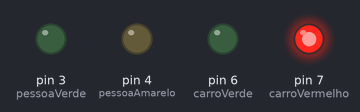
A sketch run on a simulated Arduino Uno, built with avr-gcc and run on an emulated ATmega328P. Shown: output pins drawn as LEDs (lit = HIGH).

Above: at 2.0 s.
At 6.5 s:
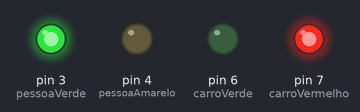
At 14.2 s:
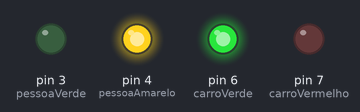
At 18.2 s:
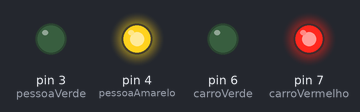
Timing chart, 0 to 21.1 s (numbered marks = the images above):
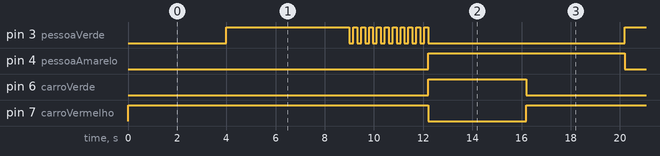

The sketch:

Semaforos.ino
```cpp
int carroVermelho = 7;
int carroVerde = 6;

int pessoaVerde = 3;
int pessoaAmarelo = 4;

int tempoAtravessando = 5000;
unsigned long mudaTempo;

void setup() {
   mudaTempo = millis();

  pinMode(carroVermelho, OUTPUT);
  pinMode(pessoaAmarelo, OUTPUT);
  pinMode(carroVerde, OUTPUT);
  pinMode(pessoaVerde, OUTPUT);


  //digitalWrite(carroVerde, HIGH);
  //digitalWrite(pessoaAmarelo, HIGH);
  //digitalWrite(carroVermelho, LOW);
  //digitalWrite(pessoaVerde, LOW);
  Serial.begin(9600);

}

void loop() {
  digitalWrite(carroVerde, LOW);    // A luz verde é desligada
  digitalWrite(carroVermelho, HIGH); // A luz amarela vai ligar por 4 segundos
  delay(4000);

 // digitalWrite(carroVermelho, HIGH); // A luz vermelha vai ligar por 5 segundos

  digitalWrite(pessoaAmarelo, LOW);
  digitalWrite(pessoaVerde, HIGH);
  delay(tempoAtravessando);

  for (int x=0; x<10; x++) {
    digitalWrite(pessoaVerde, LOW);
    delay(160);
    digitalWrite(pessoaVerde, HIGH);
    delay(160);
  }
  digitalWrite(pessoaVerde, LOW);
  digitalWrite(carroVermelho, LOW);
  digitalWrite(pessoaAmarelo, HIGH);
  digitalWrite(carroVerde, HIGH);
 delay(4000);
  mudaTempo = millis();

}
```

Measured:
- by itself, pin 3 (pessoaVerde): repeats every 16.2 s: 10 × (LOW 0.16 s, HIGH 0.16 s), LOW 8.0 s, HIGH 5.0 s
- by itself, pin 4 (pessoaAmarelo): alternates HIGH for 8.0 s and LOW for 8.2 s
- by itself, pin 6 (carroVerde): alternates HIGH for 4.0 s and LOW for 12.2 s
- by itself, pin 7 (carroVermelho): alternates HIGH for 12.2 s and LOW for 4.0 s
